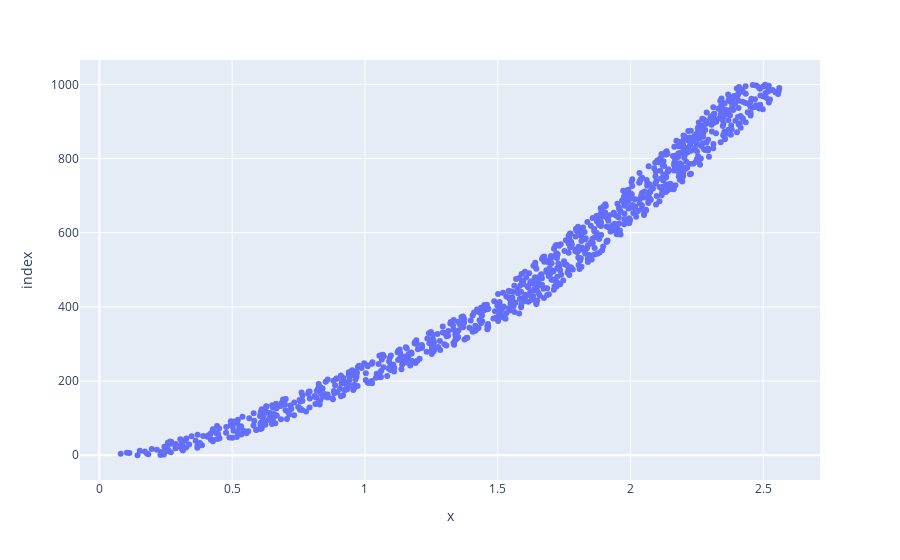

Notebook code cell kept with this figure:
### Code cell
plotly.express.scatter(x,y)

### Figure 1 — Plotly figure (JSON) as saved in the notebook; plotly's stock layout.template omitted (floating-point values rounded to 4 significant figures; data arrays with more than 128 entries replaced by an {"elided": "..."} marker saying what was removed)
{"data": [{"hovertemplate": "x=%{x}<br>index=%{y}<extra></extra>", "legendgroup": "", "marker": {"color": "#636efa", "symbol": "circle"}, "mode": "markers", "name": "", "orientation": "h", "showlegend": false, "type": "scatter", "x": {"elided": "1000 float values"}, "xaxis": "x", "y": {"elided": "1000 int values"}, "yaxis": "y"}], "layout": {"legend": {"tracegroupgap": 0}, "margin": {"t": 60}, "xaxis": {"anchor": "y", "domain": [0, 1], "title": {"text": "x"}}, "yaxis": {"anchor": "x", "domain": [0, 1], "title": {"text": "index"}}}}
